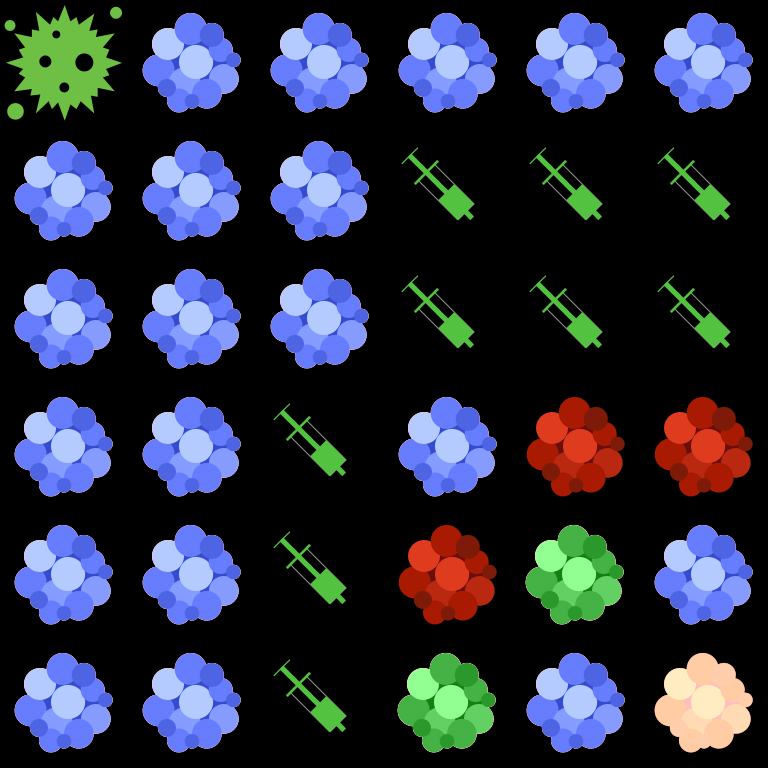

Rendered tile map (Tiled .tmx) drawn with the repository's tilesets; below, a short description and the full map source, tile grids included:
An orthogonal 6x6 tile map with 128x128 px tiles, 1 tile layer (Tile Layer 1).

<map version="1.0" tiledversion="1.0.3" orientation="orthogonal" renderorder="right-down" width="6" height="6" tilewidth="128" tileheight="128" nextobjectid="1">
 <tileset firstgid="1" name="Tiles" tilewidth="128" tileheight="128" tilecount="14" columns="7">
  <image source="../images/Tiles.png" width="896" height="256" />
 </tileset>
 <layer name="Tile Layer 1" width="6" height="6">
  <data encoding="csv">
11,2,2,2,2,2,
2,2,2,9,9,9,
2,2,2,9,9,9,
2,2,9,2,13,13,
2,2,9,13,10,2,
2,2,9,10,2,14
</data>
 </layer>
</map>
